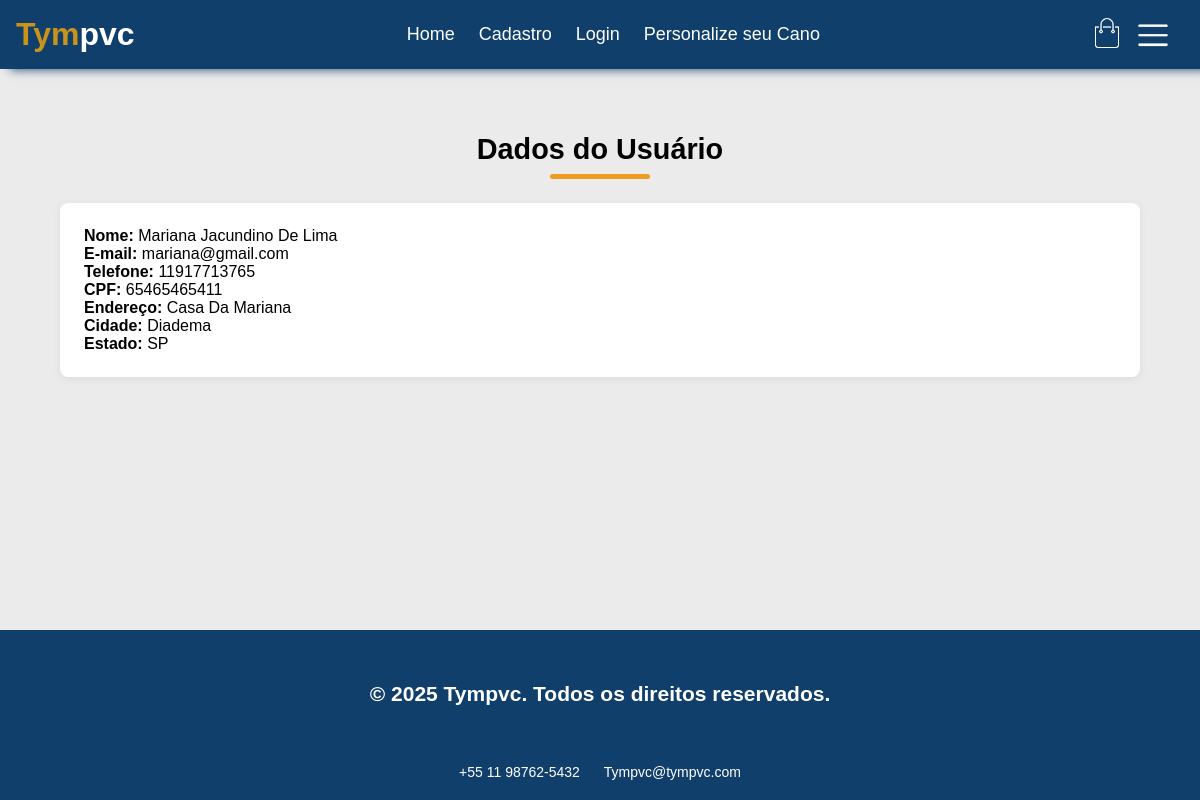
Screenshot of /php/usuario.php (signed in) with the database file from the repository.
### tables this page shows
CREATE TABLE `usuarios` (
  `id` int(11) NOT NULL,
  `nome` varchar(100) NOT NULL,
  `email` varchar(100) NOT NULL,
  `senha` varchar(255) NOT NULL,
  `telefone` varchar(20) DEFAULT NULL,
  `cpf` varchar(14) DEFAULT NULL,
  `endereco` varchar(255) DEFAULT NULL,
  `cidade` varchar(100) DEFAULT NULL,
  `estado` varchar(2) DEFAULT NULL
);

### php/usuario.php (the view, shortened to what this page needs)
<?php
$conn = new mysqli('localhost', 'root', '', 'pvc_projeto');
$id_usuario = $_SESSION['id_usuario'];
$stmt = $conn->prepare("SELECT nome, email, telefone, cpf, endereco, cidade, estado FROM usuarios WHERE id = ?");
$stmt->bind_param("i", $id_usuario);
$stmt->execute();
$stmt->bind_result($nome, $email, $telefone, $cpf, $endereco, $cidade, $estado);
?>
<!DOCTYPE html>
<html lang="pt-br">
<head>
    <link rel="stylesheet" href="../styles/globals.css">
</head>
<body>
    <div class="navbar show-menu">
        <div class="header-inner-content">
            <h1 class="logo">Tym<span>pvc</span></h1>
            <nav>
                <ul>
                    <li><a href="../index.html">Home</a></li>
                    <li><a href="cadastro.php">Cadastro</a></li>
                    <li><a href="login.php">Login</a></li>
                    <li><a href="PersCano.php">Personalize seu Cano</a></li>
                </ul>
            </nav>
            <div class="nav-icon-container">
                <a href="carrinho.php"><img src="../images/cart.png"></a>
                <a href="#"><img src="../images/menu.png" class="menu-button"></a>
            </div>
        </div>
    </div>
    <main>
        <div class="page-inner-content">
            <h3 class="section-title">Dados do Usuário</h3>
            <div class="subtitle-underline"></div>
            <div class="user-info" style="background:#fff; border-radius:8px; padding:24px; margin-top:24px; box-shadow:0 2px 8px #0001;">
                <p><b>Nome:</b> <?= htmlspecialchars($nome) ?></p>
                <p><b>E-mail:</b> <?= htmlspecialchars($email) ?></p>
                <p><b>Telefone:</b> <?= htmlspecialchars($telefone) ?></p>
                <p><b>CPF:</b> <?= htmlspecialchars($cpf) ?></p>
                <p><b>Endereço:</b> <?= htmlspecialchars($endereco) ?></p>
                <p><b>Cidade:</b> <?= htmlspecialchars($cidade) ?></p>
                <p><b>Estado:</b> <?= htmlspecialchars($estado) ?></p>
            </div>
        </div>
    </main>
    <footer class="site-footer" id="Contato">
        <div class="footer-container">
            <br><br>
            <h2>&copy; 2025 Tympvc. Todos os direitos reservados.</h2>
            <br><br><br>
            <ul class="footer-links">
                <li>+55 11 98762-5432</li>
                <li>Tympvc@tympvc.com</li>
            </ul>
        </div>
    </footer>
</body>
</html>

### styles/globals.css (style rules this page uses)
* { box-sizing: border-box; padding: 0; margin: 0; }
html, body { height: 100%; margin: 0; }
body { display: flex; flex-direction: column; min-height: 100vh; font-family: 'Montserrat', sans-serif; }
main { flex: 1; background-color: #ffffff; }
.header-inner-content { max-width: 1300px; margin-left: auto; margin-right: auto; }
.navbar { background-color: #103f6b; padding: 1rem; position: sticky; top: 0; box-shadow: 10px 0px 10px #103f6b; z-index: 99; }
.navbar>div { display: flex; align-items: center; justify-content: space-between; position: relative; }
.navbar .header-inner-content nav ul { display: flex; list-style: none; gap: 1.5rem; }
.navbar .header-inner-content nav ul li { color: #fff; cursor: pointer; transition: all 0.2s; }
.logo { color: #ca931b; }
.logo span { color:#fff }
.nav-icon-container { display: flex; align-items: center; }
.nav-icon-container img { width: 30px; cursor: pointer; }
.nav-icon-container img:first-child { margin-right: 1rem; }
.menu-button { display: block; cursor: pointer; }
main { background-color: #ebebeb; }
.page-inner-content { max-width: 1080px; margin: 0 auto; }
.section-title { text-align: center; margin-top: 4rem; font-size: 1.8rem; }
.subtitle-underline { width: 100px; height: 5px; background: #f09c20; border-radius: 9999px; margin: 8px auto 0 auto; }
.site-footer { background-color: #103f6b; color: #fff; padding: 20px 0; text-align: center; font-size: 14px; }
.footer-container { max-width: 1000px; margin: 0 auto; padding: 0 20px; }
.footer-links { list-style: none; padding: 0; margin-top: 10px; }
.footer-links li { display: inline; margin: 0 10px; }
.navbar .header-inner-content nav ul li a { color: white; text-decoration: none; font-size: 18px; transition: 0.3s; }

### rows the page displays
usuarios: nome "Mariana Jacundino De Lima", email "mariana@gmail.com", telefone "11917713765", cpf "65465465411", endereco "Casa Da Mariana", cidade "Diadema", estado "SP"
